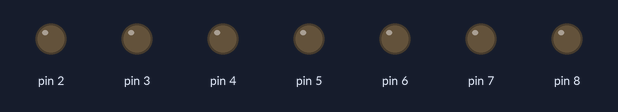
The sketch below on a simulated Arduino Uno, built with avr-gcc and run on an emulated ATmega328P. On the bench: output pins drawn as LEDs (lit = HIGH).

Above: at 0.04 s.
Timing chart, 0 to 3.0 s (numbered marks = the images above):
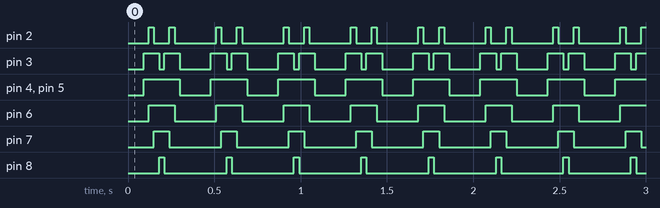

The sketch:

Small_Heart.ino
```cpp
void setup() {
  pinMode(2,OUTPUT);
  pinMode(3,OUTPUT);
  pinMode(4,OUTPUT);
  pinMode(5,OUTPUT);
  pinMode(6,OUTPUT);
  pinMode(7,OUTPUT);
  pinMode(8,OUTPUT);
}

void loop() {
  digitalWrite(2,LOW);
  digitalWrite(3,LOW);
  digitalWrite(4,LOW);
  digitalWrite(5,LOW);
  digitalWrite(6,LOW);
  digitalWrite(7,LOW);
  digitalWrite(8,LOW);
  delay(90);
  digitalWrite(2,LOW);
  digitalWrite(3,HIGH);
  digitalWrite(4,HIGH);
  digitalWrite(5,HIGH);
  digitalWrite(6,LOW);
  digitalWrite(7,LOW);
  digitalWrite(8,LOW);
  delay(30);
  digitalWrite(2,HIGH);
  digitalWrite(3,HIGH);
  digitalWrite(4,HIGH);
  digitalWrite(5,HIGH);
  digitalWrite(6,HIGH);
  digitalWrite(7,LOW);
  digitalWrite(8,LOW);
  delay(30);
  digitalWrite(2,LOW);
  digitalWrite(3,HIGH);
  digitalWrite(4,HIGH);
  digitalWrite(5,HIGH);
  digitalWrite(6,HIGH);
  digitalWrite(7,HIGH);
  digitalWrite(8,LOW);
  delay(30);
  digitalWrite(2,LOW);
  digitalWrite(3,LOW);
  digitalWrite(4,HIGH);
  digitalWrite(5,HIGH);
  digitalWrite(6,HIGH);
  digitalWrite(7,HIGH);
  digitalWrite(8,HIGH);
  delay(30);
  digitalWrite(2,LOW);
  digitalWrite(3,HIGH);
  digitalWrite(4,HIGH);
  digitalWrite(5,HIGH);
  digitalWrite(6,HIGH);
  digitalWrite(7,HIGH);
  digitalWrite(8,LOW);
  delay(30);
  digitalWrite(2,HIGH);
  digitalWrite(3,HIGH);
  digitalWrite(4,HIGH);
  digitalWrite(5,HIGH);
  digitalWrite(6,HIGH);
  digitalWrite(7,LOW);
  digitalWrite(8,LOW);
  delay(30);
  digitalWrite(2,LOW);
  digitalWrite(3,HIGH);
  digitalWrite(4,HIGH);
  digitalWrite(5,HIGH);
  digitalWrite(6,LOW);
  digitalWrite(7,LOW);
  digitalWrite(8,LOW);
  delay(30);
  digitalWrite(2,LOW);
  digitalWrite(3,LOW);
  digitalWrite(4,LOW);
  digitalWrite(5,LOW);
  digitalWrite(6,LOW);
  digitalWrite(7,LOW);
  digitalWrite(8,LOW);
  delay(90);
}
```

Measured:
- by itself, pin 2: repeats every 0.39 s: LOW 0.09 s, HIGH 0.03 s, LOW 0.24 s, HIGH 0.03 s
- by itself, pin 3: repeats every 0.39 s: LOW 0.03 s, HIGH 0.09 s, LOW 0.18 s, HIGH 0.09 s
- by itself, pin 4, pin 5: alternates HIGH for 0.21 s and LOW for 0.18 s
- by itself, pin 6: alternates HIGH for 0.15 s and LOW for 0.24 s
- by itself, pin 7: alternates HIGH for 0.09 s and LOW for 0.30 s
- by itself, pin 8: alternates HIGH for 0.03 s and LOW for 0.36 s
